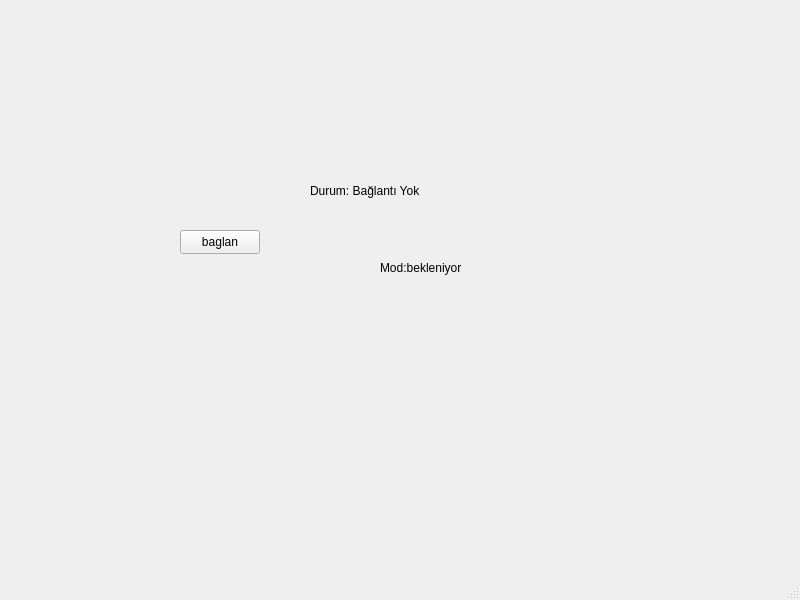
<?xml version="1.0" encoding="UTF-8"?>
<ui version="4.0">
 <class>MainWindow</class>
 <widget class="QMainWindow" name="MainWindow">
  <property name="geometry">
   <rect>
    <x>0</x>
    <y>0</y>
    <width>800</width>
    <height>600</height>
   </rect>
  </property>
  <property name="windowTitle">
   <string>MainWindow</string>
  </property>
  <widget class="QWidget" name="centralwidget">
   <widget class="QPushButton" name="btnBaglan">
    <property name="geometry">
     <rect>
      <x>180</x>
      <y>230</y>
      <width>80</width>
      <height>24</height>
     </rect>
    </property>
    <property name="text">
     <string>baglan</string>
    </property>
   </widget>
   <widget class="QLabel" name="lblDurum">
    <property name="geometry">
     <rect>
      <x>310</x>
      <y>180</y>
      <width>161</width>
      <height>21</height>
     </rect>
    </property>
    <property name="text">
     <string>Durum: Bağlantı Yok</string>
    </property>
   </widget>
   <widget class="QLabel" name="lblMode">
    <property name="geometry">
     <rect>
      <x>380</x>
      <y>260</y>
      <width>131</width>
      <height>16</height>
     </rect>
    </property>
    <property name="text">
     <string>Mod:bekleniyor</string>
    </property>
   </widget>
  </widget>
  <widget class="QMenuBar" name="menubar">
   <property name="geometry">
    <rect>
     <x>0</x>
     <y>0</y>
     <width>800</width>
     <height>21</height>
    </rect>
   </property>
  </widget>
  <widget class="QStatusBar" name="statusbar"/>
 </widget>
 <resources/>
 <connections/>
</ui>
